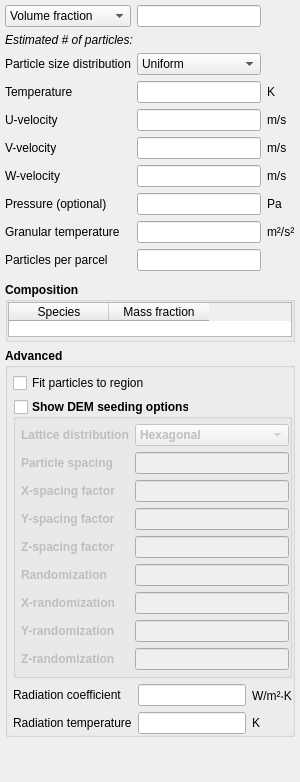
             <widget class="QWidget" name="page_solids">
              <property name="styleSheet">
               <string notr="true"/>
              </property>
              <layout class="QVBoxLayout" name="verticalLayout_5">
               <property name="spacing">
                <number>6</number>
               </property>
               <property name="leftMargin">
                <number>5</number>
               </property>
               <property name="topMargin">
                <number>5</number>
               </property>
               <property name="rightMargin">
                <number>5</number>
               </property>
               <property name="bottomMargin">
                <number>5</number>
               </property>
               <item>
                <widget class="QWidget" name="frame_solids_parameters" native="true">
                 <layout class="QGridLayout" name="gridLayout_2">
                  <property name="leftMargin">
                   <number>0</number>
                  </property>
                  <property name="topMargin">
                   <number>0</number>
                  </property>
                  <property name="rightMargin">
                   <number>0</number>
                  </property>
                  <property name="bottomMargin">
                   <number>5</number>
                  </property>
                  <property name="spacing">
                   <number>6</number>
                  </property>
                  <item row="6" column="0">
                   <widget class="QLabel" name="label_ic_u_s">
                    <property name="text">
                     <string>U-velocity</string>
                    </property>
                   </widget>
                  </item>
                  <item row="2" column="2">
                   <widget class="QLabel" name="label_solids_content_units">
                    <property name="text">
                     <string/>
                    </property>
                   </widget>
                  </item>
                  <item row="9" column="1">
                   <widget class="LineEdit" name="lineedit_ic_p_star_args_IC"/>
                  </item>
                  <item row="10" column="0">
                   <widget class="QLabel" name="label_ic_theta_m">
                    <property name="text">
                     <string>Granular temperature</string>
                    </property>
                   </widget>
                  </item>
                  <item row="7" column="1">
                   <widget class="LineEdit" name="lineedit_keyword_ic_v_s_args_IC_P"/>
                  </item>
                  <item row="10" column="1">
                   <widget class="LineEdit" name="lineedit_keyword_ic_theta_m_args_IC_P"/>
                  </item>
                  <item row="5" column="2">
                   <widget class="QLabel" name="label_ic_t_s_units">
                    <property name="text">
                     <string>K</string>
                    </property>
                   </widget>
                  </item>
                  <item row="10" column="2">
                   <widget class="QLabel" name="label_ic_theta_m_units">
                    <property name="text">
                     <string>m²/s²</string>
                    </property>
                   </widget>
                  </item>
                  <item row="7" column="0">
                   <widget class="QLabel" name="label_ic_v_s">
                    <property name="text">
                     <string>V-velocity</string>
                    </property>
                   </widget>
                  </item>
                  <item row="6" column="2">
                   <widget class="QLabel" name="label_ic_u_s_units">
                    <property name="text">
                     <string>m/s</string>
                    </property>
                   </widget>
                  </item>
                  <item row="5" column="0">
                   <widget class="QLabel" name="label_ic_t_s">
                    <property name="text">
                     <string>Temperature</string>
                    </property>
                   </widget>
                  </item>
                  <item row="11" column="0">
                   <widget class="QLabel" name="label_ic_pic_const_statwt">
                    <property name="text">
                     <string>Particles per parcel</string>
                    </property>
                   </widget>
                  </item>
                  <item row="9" column="0">
                   <widget class="QLabel" name="label_ic_p_star">
                    <property name="text">
                     <string>Pressure (optional)</string>
                    </property>
                   </widget>
                  </item>
                  <item row="7" column="2">
                   <widget class="QLabel" name="label_ic_v_s_units">
                    <property name="text">
                     <string>m/s</string>
                    </property>
                   </widget>
                  </item>
                  <item row="5" column="1">
                   <widget class="LineEdit" name="lineedit_keyword_ic_t_s_args_IC_P"/>
                  </item>
                  <item row="8" column="1">
                   <widget class="LineEdit" name="lineedit_keyword_ic_w_s_args_IC_P"/>
                  </item>
                  <item row="8" column="2">
                   <widget class="QLabel" name="label_ic_w_s_units">
                    <property name="text">
                     <string>m/s</string>
                    </property>
                   </widget>
                  </item>
                  <item row="2" column="1">
                   <widget class="LineEdit" name="lineedit_solids_content"/>
                  </item>
                  <item row="6" column="1">
                   <widget class="LineEdit" name="lineedit_keyword_ic_u_s_args_IC_P"/>
                  </item>
                  <item row="3" column="0" colspan="3">
                   <widget class="QLabel" name="label_estimated_particles">
                    <property name="font">
                     <font>
                      <italic>true</italic>
                     </font>
                    </property>
                    <property name="text">
                     <string>Estimated # of particles:</string>
                    </property>
                   </widget>
                  </item>
                  <item row="9" column="2">
                   <widget class="QLabel" name="label_ic_p_star_units">
                    <property name="text">
                     <string>Pa</string>
                    </property>
                   </widget>
                  </item>
                  <item row="11" column="1">
                   <widget class="LineEdit" name="lineedit_keyword_ic_pic_const_statwt_args_IC_P"/>
                  </item>
                  <item row="2" column="0">
                   <widget class="QComboBox" name="combobox_solids_content_type">
                    <item>
                     <property name="text">
                      <string>Volume fraction</string>
                     </property>
                    </item>
                    <item>
                     <property name="text">
                      <string>Inventory (kg)</string>
                     </property>
                    </item>
                    <item>
                     <property name="text">
                      <string>Particle count</string>
                     </property>
                    </item>
                   </widget>
                  </item>
                  <item row="8" column="0">
                   <widget class="QLabel" name="label_ic_w_s">
                    <property name="text">
                     <string>W-velocity</string>
                    </property>
                   </widget>
                  </item>
                  <item row="4" column="0">
                   <widget class="QLabel" name="label_ic_psd">
                    <property name="text">
                     <string>Particle size distribution</string>
                    </property>
                   </widget>
                  </item>
                  <item row="4" column="1">
                   <widget class="QComboBox" name="combobox_ic_psd">
                    <item>
                     <property name="text">
                      <string>Uniform</string>
                     </property>
                    </item>
                   </widget>
                  </item>
                 </layout>
                </widget>
               </item>
               <item>
                <widget class="QGroupBox" name="groupbox_solids_composition">
                 <property name="sizePolicy">
                  <sizepolicy hsizetype="Minimum" vsizetype="Minimum">
                   <horstretch>0</horstretch>
                   <verstretch>0</verstretch>
                  </sizepolicy>
                 </property>
                 <property name="maximumSize">
                  <size>
                   <width>16777215</width>
                   <height>16777215</height>
                  </size>
                 </property>
                 <property name="font">
                  <font>
                   <weight>75</weight>
                   <bold>true</bold>
                  </font>
                 </property>
                 <property name="title">
                  <string>Composition</string>
                 </property>
                 <property name="flat">
                  <bool>true</bool>
                 </property>
                 <layout class="QGridLayout" name="gridLayout_13">
                  <property name="leftMargin">
                   <number>0</number>
                  </property>
                  <property name="topMargin">
                   <number>0</number>
                  </property>
                  <property name="rightMargin">
                   <number>0</number>
                  </property>
                  <property name="bottomMargin">
                   <number>2</number>
                  </property>
                  <property name="spacing">
                   <number>0</number>
                  </property>
                  <item row="0" column="0">
                   <widget class="QTableWidget" name="tablewidget_solids_mass_fraction">
                    <property name="maximumSize">
                     <size>
                      <width>16777215</width>
                      <height>35</height>
                     </size>
                    </property>
                    <property name="font">
                     <font>
                      <weight>50</weight>
                      <bold>false</bold>
                     </font>
                    </property>
                    <property name="selectionMode">
                     <enum>QAbstractItemView::NoSelection</enum>
                    </property>
                    <attribute name="horizontalHeaderHighlightSections">
                     <bool>false</bool>
                    </attribute>
                    <attribute name="verticalHeaderVisible">
                     <bool>false</bool>
                    </attribute>
                    <column>
                     <property name="text">
                      <string>Species</string>
                     </property>
                    </column>
                    <column>
                     <property name="text">
                      <string>Mass fraction</string>
                     </property>
                    </column>
                   </widget>
                  </item>
                 </layout>
                </widget>
               </item>
               <item>
                <widget class="QGroupBox" name="groupbox_solids_advanced">
                 <property name="font">
                  <font>
                   <weight>75</weight>
                   <bold>true</bold>
                  </font>
                 </property>
                 <property name="title">
                  <string>Advanced</string>
                 </property>
                 <property name="flat">
                  <bool>true</bool>
                 </property>
                 <layout class="QGridLayout" name="gridLayout_10">
                  <property name="leftMargin">
                   <number>5</number>
                  </property>
                  <property name="topMargin">
                   <number>5</number>
                  </property>
                  <property name="rightMargin">
                   <number>0</number>
                  </property>
                  <property name="bottomMargin">
                   <number>0</number>
                  </property>
                  <item row="1" column="0">
                   <widget class="QGroupBox" name="groupbox_dem_seeding">
                    <property name="styleSheet">
                     <string notr="true">QGroupBox::indicator {subcontrol-origin: top};</string>
                    </property>
                    <property name="title">
                     <string>Show DEM seeding options</string>
                    </property>
                    <property name="flat">
                     <bool>true</bool>
                    </property>
                    <property name="checkable">
                     <bool>true</bool>
                    </property>
                    <property name="checked">
                     <bool>false</bool>
                    </property>
                    <layout class="QGridLayout" name="gridLayout_16">
                     <property name="leftMargin">
                      <number>5</number>
                     </property>
                     <property name="topMargin">
                      <number>5</number>
                     </property>
                     <property name="rightMargin">
                      <number>0</number>
                     </property>
                     <property name="bottomMargin">
                      <number>5</number>
                     </property>
                     <property name="spacing">
                      <number>6</number>
                     </property>
                     <item row="8" column="1">
                      <widget class="LineEdit" name="lineedit_keyword_ic_des_rand_factor_z_args_IC_P"/>
                     </item>
                     <item row="4" column="0">
                      <widget class="QLabel" name="label_ic_des_space_factor_z">
                       <property name="text">
                        <string>Z-spacing factor</string>
                       </property>
                      </widget>
                     </item>
                     <item row="1" column="0">
                      <widget class="QLabel" name="label_ic_des_spacing">
                       <property name="text">
                        <string>Particle spacing</string>
                       </property>
                      </widget>
                     </item>
                     <item row="6" column="0">
                      <widget class="QLabel" name="label_ic_des_rand_factor_x">
                       <property name="text">
                        <string>X-randomization</string>
                       </property>
                      </widget>
                     </item>
                     <item row="7" column="1">
                      <widget class="LineEdit" name="lineedit_keyword_ic_des_rand_factor_y_args_IC_P"/>
                     </item>
                     <item row="5" column="1">
                      <widget class="LineEdit" name="lineedit_keyword_ic_des_rand_args_IC_P"/>
                     </item>
                     <item row="2" column="1">
                      <widget class="LineEdit" name="lineedit_keyword_ic_des_space_factor_x_args_IC_P"/>
                     </item>
                     <item row="3" column="1">
                      <widget class="LineEdit" name="lineedit_keyword_ic_des_space_factor_y_args_IC_P"/>
                     </item>
                     <item row="1" column="1">
                      <widget class="LineEdit" name="lineedit_keyword_ic_des_spacing_args_IC_P"/>
                     </item>
                     <item row="5" column="0">
                      <widget class="QLabel" name="label_ic_des_rand">
                       <property name="text">
                        <string>Randomization</string>
                       </property>
                      </widget>
                     </item>
                     <item row="6" column="1">
                      <widget class="LineEdit" name="lineedit_keyword_ic_des_rand_factor_x_args_IC_P"/>
                     </item>
                     <item row="2" column="0">
                      <widget class="QLabel" name="label_ic_des_space_factor_x">
                       <property name="text">
                        <string>X-spacing factor</string>
                       </property>
                      </widget>
                     </item>
                     <item row="3" column="0">
                      <widget class="QLabel" name="label_ic_des_space_factor_y">
                       <property name="text">
                        <string>Y-spacing factor</string>
                       </property>
                      </widget>
                     </item>
                     <item row="8" column="0">
                      <widget class="QLabel" name="label_ic_des_rand_factor_z">
                       <property name="text">
                        <string>Z-randomization</string>
                       </property>
                      </widget>
                     </item>
                     <item row="4" column="1">
                      <widget class="LineEdit" name="lineedit_keyword_ic_des_space_factor_z_args_IC_P"/>
                     </item>
                     <item row="0" column="1">
                      <widget class="ComboBox" name="combobox_ic_des_lattice">
                       <item>
                        <property name="text">
                         <string>Hexagonal</string>
                        </property>
                       </item>
                       <item>
                        <property name="text">
                         <string>Cubic</string>
                        </property>
                       </item>
                      </widget>
                     </item>
                     <item row="0" column="0">
                      <widget class="QLabel" name="label_ic_des_lattice">
                       <property name="text">
                        <string>Lattice distribution</string>
                       </property>
                      </widget>
                     </item>
                     <item row="7" column="0">
                      <widget class="QLabel" name="label_ic_des_rand_factor_y">
                       <property name="text">
                        <string>Y-randomization</string>
                       </property>
                      </widget>
                     </item>
                    </layout>
                   </widget>
                  </item>
                  <item row="4" column="0">
                   <layout class="QGridLayout" name="gridLayout_5">
                    <property name="spacing">
                     <number>6</number>
                    </property>
                    <item row="0" column="0">
                     <widget class="QLabel" name="label_ic_gama_rs">
                      <property name="font">
                       <font>
                        <weight>50</weight>
                        <bold>false</bold>
                       </font>
                      </property>
                      <property name="text">
                       <string>Radiation coefficient</string>
                      </property>
                     </widget>
                    </item>
                    <item row="0" column="1">
                     <widget class="LineEdit" name="lineedit_keyword_ic_gama_rs_args_IC_P">
                      <property name="font">
                       <font>
                        <weight>50</weight>
                        <bold>false</bold>
                       </font>
                      </property>
                     </widget>
                    </item>
                    <item row="0" column="2">
                     <widget class="QLabel" name="label_ic_gama_rs_units">
                      <property name="font">
                       <font>
                        <weight>50</weight>
                        <bold>false</bold>
                       </font>
                      </property>
                      <property name="text">
                       <string>W/m²⸳K</string>
                      </property>
                     </widget>
                    </item>
                    <item row="1" column="0">
                     <widget class="QLabel" name="label_ic_t_rs">
                      <property name="font">
                       <font>
                        <weight>50</weight>
                        <bold>false</bold>
                       </font>
                      </property>
                      <property name="text">
                       <string>Radiation temperature</string>
                      </property>
                     </widget>
                    </item>
                    <item row="1" column="1">
                     <widget class="LineEdit" name="lineedit_keyword_ic_t_rs_args_IC_P">
                      <property name="font">
                       <font>
                        <weight>50</weight>
                        <bold>false</bold>
                       </font>
                      </property>
                     </widget>
                    </item>
                    <item row="1" column="2">
                     <widget class="QLabel" name="label_ic_t_rs_units">
                      <property name="font">
                       <font>
                        <weight>50</weight>
                        <bold>false</bold>
                       </font>
                      </property>
                      <property name="text">
                       <string>K</string>
                      </property>
                     </widget>
                    </item>
                   </layout>
                  </item>
                  <item row="0" column="0">
                   <widget class="CheckBox" name="checkbox_keyword_ic_des_fit_to_region_args_IC">
                    <property name="font">
                     <font>
                      <weight>50</weight>
                      <bold>false</bold>
                     </font>
                    </property>
                    <property name="text">
                     <string>Fit particles to region</string>
                    </property>
                   </widget>
                  </item>
                 </layout>
                </widget>
               </item>
               <item>
                <spacer name="verticalSpacer_4">
                 <property name="orientation">
                  <enum>Qt::Vertical</enum>
                 </property>
                 <property name="sizeHint" stdset="0">
                  <size>
                   <width>20</width>
                   <height>40</height>
                  </size>
                 </property>
                </spacer>
               </item>
              </layout>
             </widget>
